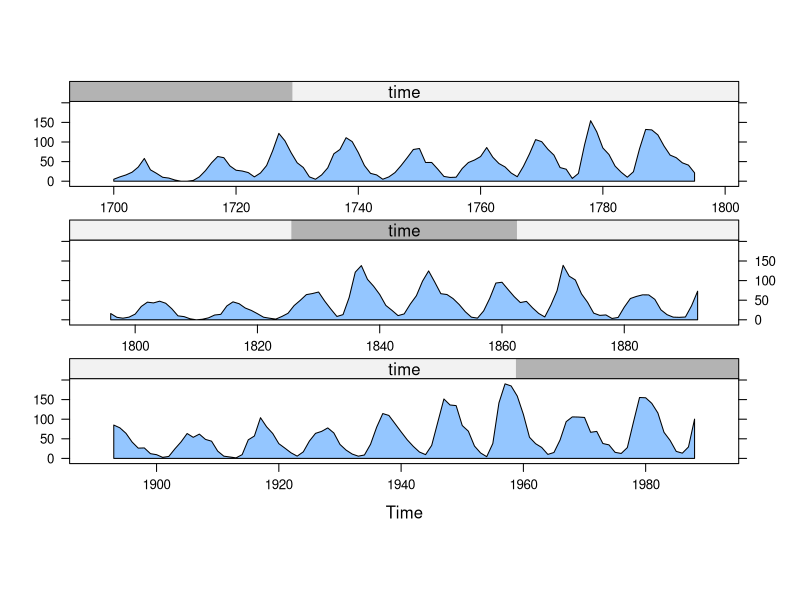
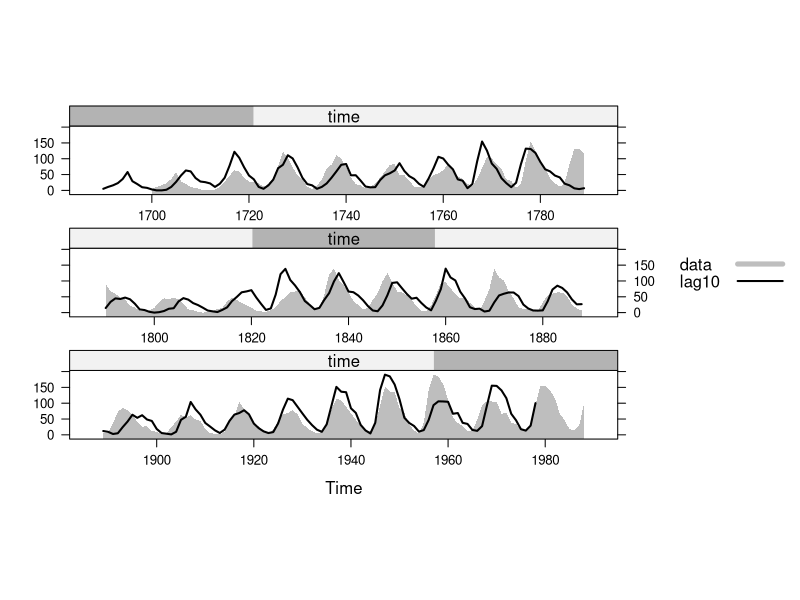
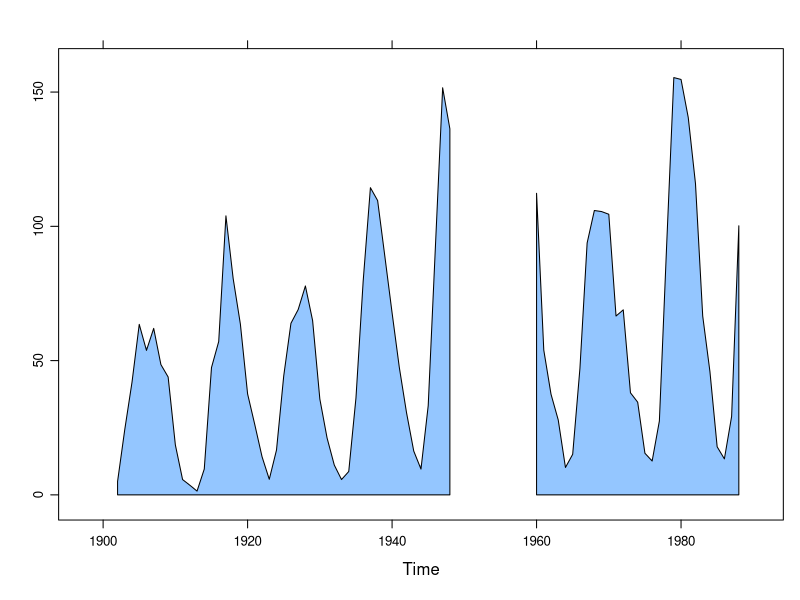
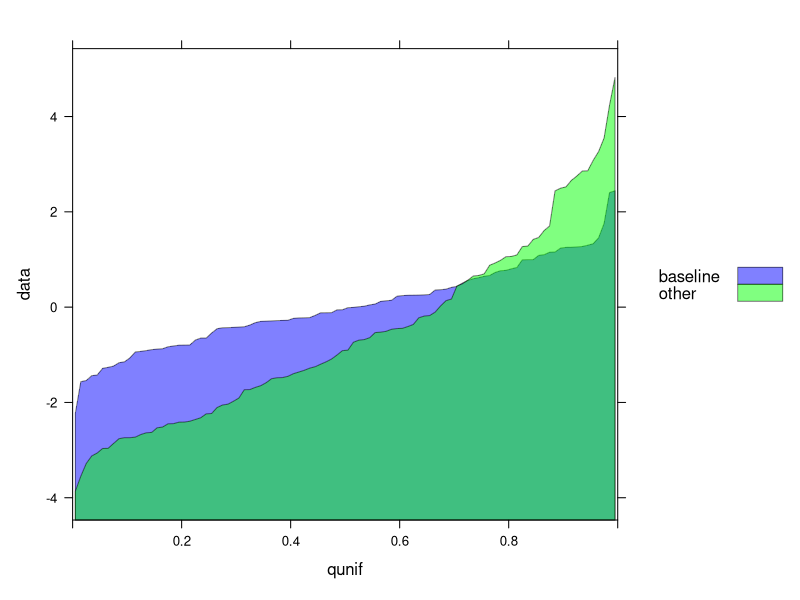

These figures' R source, in order:
library(latticeExtra)


### Name: panel.xyarea
### Title: Plot series as filled polygons.
### Aliases: panel.xyarea panel.xyarea.default panel.xyarea.ts
###   panel.xyarea.zoo panel.qqmath.xyarea
### Keywords: dplot

### ** Examples

xyplot(sunspot.year, panel = panel.xyarea, origin = 0,
  aspect = "xy", cut = list(n = 3, overlap = 0))

## two series superposed: one filled, one as a line.
xyplot(ts.union(data = sunspot.year, lag10 = lag(sunspot.year, 10)),
  aspect = "xy", cut = list(n = 3, overlap = 0),
  superpose = TRUE,
  panel = panel.superpose,
  panel.groups = function(..., group.number) {
    if (group.number == 1)
      panel.xyarea(...) else panel.xyplot(...)
  }, border = NA, 
  par.settings = simpleTheme(col = c("grey", "black"), lwd = c(5,2)))

## missing values are handled by splitting the series
tmp <- window(sunspot.year, start = 1900)
tmp[c(1:2, 50:60)] <- NA
xyplot(tmp, panel = panel.xyarea, origin = 0)

set.seed(0)
qqmath(~ data, make.groups(baseline = rnorm(100),
                           other = rnorm(100) * 2 - 0.5),
  groups = which, distribution = qunif,
  panel = panel.qqmath.xyarea, xlim = 0:1,
  auto.key = list(points = FALSE, rectangles = TRUE),
  par.settings = simpleTheme(col = c("blue", "green"),
                             alpha = 0.5))
